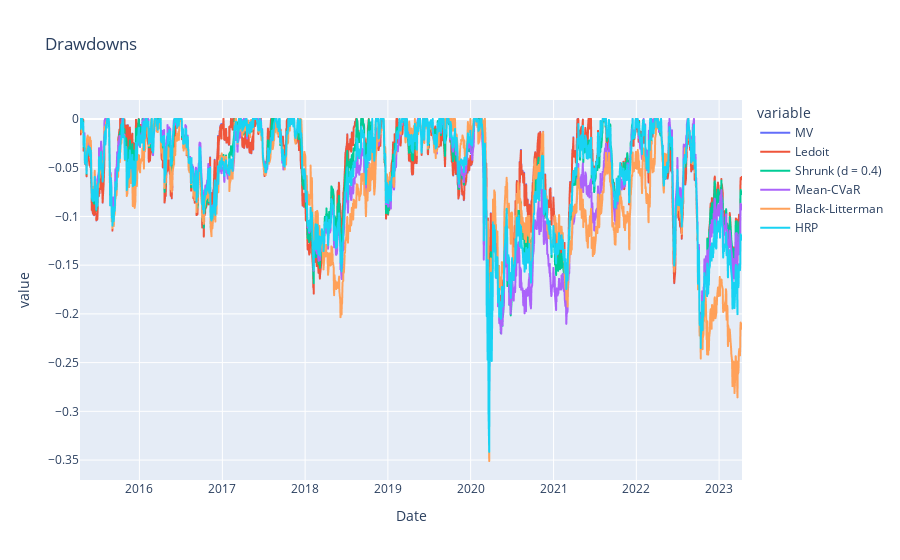

Write notebook code for a chart like this one.
### Code cell
px.line(in_sample_drawdowns, title = 'Drawdowns')

### Figure 1 — Plotly figure (JSON) as saved in the notebook; plotly's stock layout.template omitted (floating-point values rounded to 4 significant figures; data arrays with more than 128 entries replaced by an {"elided": "..."} marker saying what was removed)
{"data": [{"hovertemplate": "variable=MV<br>Date=%{x}<br>value=%{y}<extra></extra>", "legendgroup": "MV", "line": {"color": "#636efa", "dash": "solid"}, "marker": {"symbol": "circle"}, "mode": "lines", "name": "MV", "showlegend": true, "type": "scattergl", "x": {"elided": "2014 str values"}, "xaxis": "x", "y": {"elided": "2014 float values"}, "yaxis": "y"}, {"hovertemplate": "variable=Ledoit<br>Date=%{x}<br>value=%{y}<extra></extra>", "legendgroup": "Ledoit", "line": {"color": "#EF553B", "dash": "solid"}, "marker": {"symbol": "circle"}, "mode": "lines", "name": "Ledoit", "showlegend": true, "type": "scattergl", "x": {"elided": "2014 str values"}, "xaxis": "x", "y": {"elided": "2014 float values"}, "yaxis": "y"}, {"hovertemplate": "variable=Shrunk (d = 0.4)<br>Date=%{x}<br>value=%{y}<extra></extra>", "legendgroup": "Shrunk (d = 0.4)", "line": {"color": "#00cc96", "dash": "solid"}, "marker": {"symbol": "circle"}, "mode": "lines", "name": "Shrunk (d = 0.4)", "showlegend": true, "type": "scattergl", "x": {"elided": "2014 str values"}, "xaxis": "x", "y": {"elided": "2014 float values"}, "yaxis": "y"}, {"hovertemplate": "variable=Mean-CVaR<br>Date=%{x}<br>value=%{y}<extra></extra>", "legendgroup": "Mean-CVaR", "line": {"color": "#ab63fa", "dash": "solid"}, "marker": {"symbol": "circle"}, "mode": "lines", "name": "Mean-CVaR", "showlegend": true, "type": "scattergl", "x": {"elided": "2014 str values"}, "xaxis": "x", "y": {"elided": "2014 float values"}, "yaxis": "y"}, {"hovertemplate": "variable=Black-Litterman<br>Date=%{x}<br>value=%{y}<extra></extra>", "legendgroup": "Black-Litterman", "line": {"color": "#FFA15A", "dash": "solid"}, "marker": {"symbol": "circle"}, "mode": "lines", "name": "Black-Litterman", "showlegend": true, "type": "scattergl", "x": {"elided": "2014 str values"}, "xaxis": "x", "y": {"elided": "2014 float values"}, "yaxis": "y"}, {"hovertemplate": "variable=HRP<br>Date=%{x}<br>value=%{y}<extra></extra>", "legendgroup": "HRP", "line": {"color": "#19d3f3", "dash": "solid"}, "marker": {"symbol": "circle"}, "mode": "lines", "name": "HRP", "showlegend": true, "type": "scattergl", "x": {"elided": "2014 str values"}, "xaxis": "x", "y": {"elided": "2014 float values"}, "yaxis": "y"}], "layout": {"legend": {"title": {"text": "variable"}, "tracegroupgap": 0}, "title": {"text": "Drawdowns"}, "xaxis": {"anchor": "y", "domain": [0, 1], "title": {"text": "Date"}}, "yaxis": {"anchor": "x", "domain": [0, 1], "title": {"text": "value"}}}}
